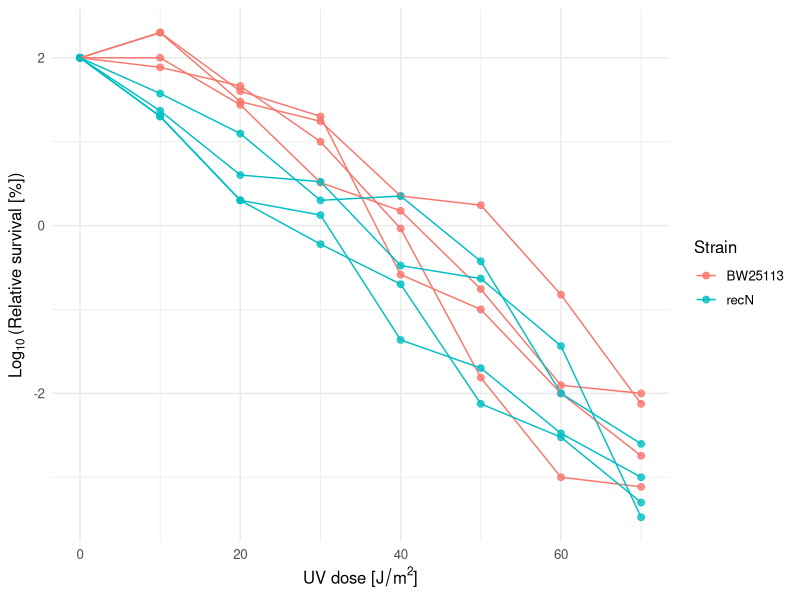

Here is the R script that generated this plot:
## ---- chunk 1
knitr::opts_chunk$set(echo = TRUE)

# Load necessary libraries
library(tidyverse)
library(lme4)
library(lmerTest)
library(knitr)
library(broom.mixed)
## ---- chunk 2
# Load data
dataUVsurvival <- read.table("./Table_Strain_Replicate_UVdose_RelativeSurvival_DoseDependentUVSurvivalAssay.txt", header=TRUE)

# Ensure correct formats
dataUVsurvival <- dataUVsurvival %>%
  mutate(
    Strain = factor(Strain),
    Replicate = factor(Replicate),
    UVdose = as.integer(UVdose),
    logRelativeSurvival = log10(RelativeSurvival)
  )

# Exclude the unchallenged time point from analyses, due to the normalization
dataUVsurvival_filtered <- filter(dataUVsurvival, UVdose != 0)

# Summarize data
dataUVsurvival %>%
  group_by(Strain, UVdose) %>%
  summarize(
    n = n(),
    mean = mean(RelativeSurvival),
    SD = sd(RelativeSurvival),
    .groups = "drop"
  ) %>%
  kable(digits = 2, caption = "Mean relative survival (%) with SD for each Strain-UVdose combination.")

# Plot log-transformed survival
ggplot(dataUVsurvival, aes(x=UVdose, y=logRelativeSurvival, group=Replicate, color=Strain)) +
  geom_point(size=2, alpha=0.8) +
  geom_line() +
  scale_y_continuous(name = expression(Log[10]~"(Relative survival [%])")) +
  scale_x_continuous(name = expression("UV dose ["*J/m^2*"]")) +
  theme_minimal(base_size = 12)
## ---- chunk 3
model_mainEffects <- lmer(logRelativeSurvival ~ UVdose+Strain + (1 | Strain:Replicate), data=dataUVsurvival_filtered, REML = TRUE)
model_interaction <- lmer(logRelativeSurvival ~ UVdose*Strain + (1 | Strain:Replicate), data=dataUVsurvival_filtered, REML = TRUE)

# Compare AIC/BIC/logLik
model_comparison <- tibble(
  Model = c("Main effects", "Interaction"),
  AIC = AIC(model_mainEffects, model_interaction)[, "AIC"],
  BIC = BIC(model_mainEffects, model_interaction)[, "BIC"],
  logLik = c(logLik(model_mainEffects)[1], logLik(model_interaction)[1])
  )

kable(model_comparison, digits = c(NA, 1, 1, 2), caption = "Comparison of fitted main effects and interaction models")
## ---- chunk 4
# Collect results for fixed effects from main effects model
results_table <- tidy(model_mainEffects,
                      effects = "fixed",
                      conf.int = TRUE,
                      conf.level = 0.95) %>%
  mutate(
    # Format p-values to use "<0.0001" for very small values
    p.value = ifelse(p.value < 1e-4,
                     "<0.0001",
                     round(p.value, 4)),
    
    # Format CI as single string
    CI = paste0("[", round(conf.low,3), ",", round(conf.high, 3), "]"),
    
    # Round estimate to 3 decimals
    round_estimate = round(estimate,3)
  ) %>%
  select(
    `Fixed effect` = term,
    Estimate = round_estimate,
    `95% CI` = CI,
    `P value` = p.value
  )

kable(results_table, caption = "Estimates for fixed effects from the main effects model with 95% CIs and P values. All estimates are log10-transforms of relative survival.")
